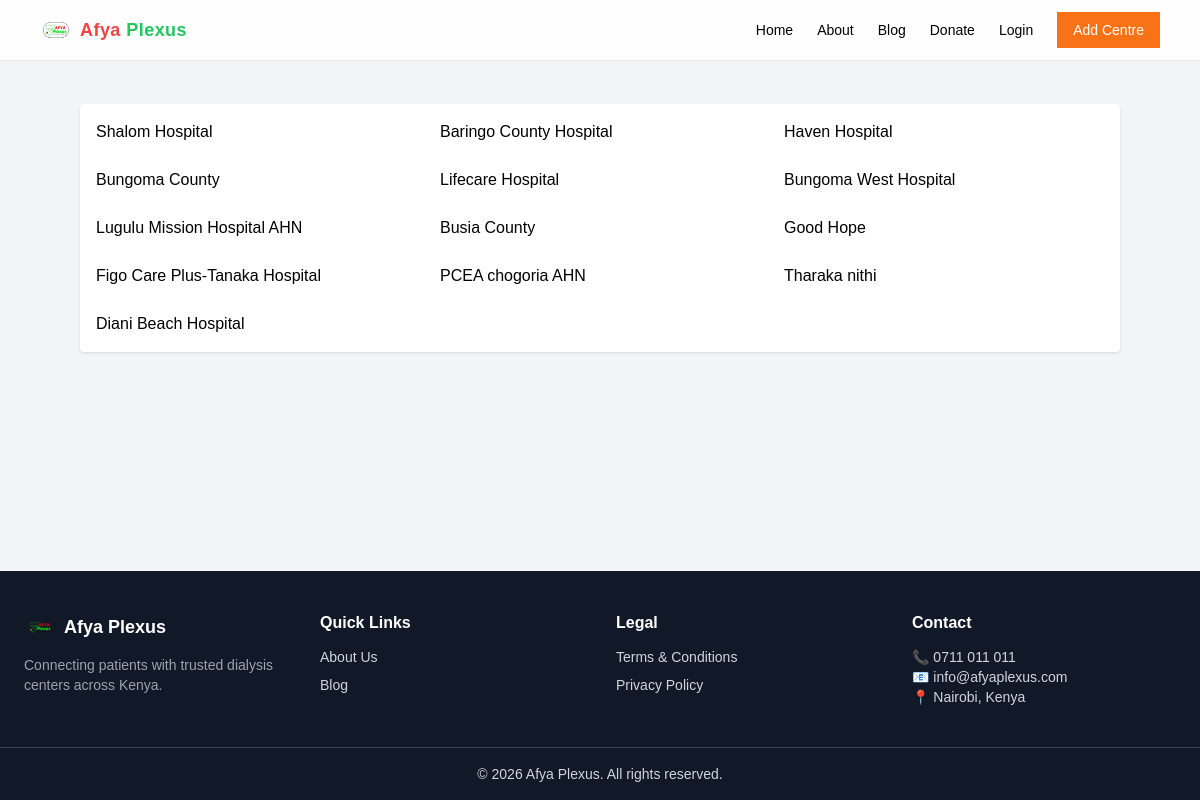
The app's page /hospital_search, older data.
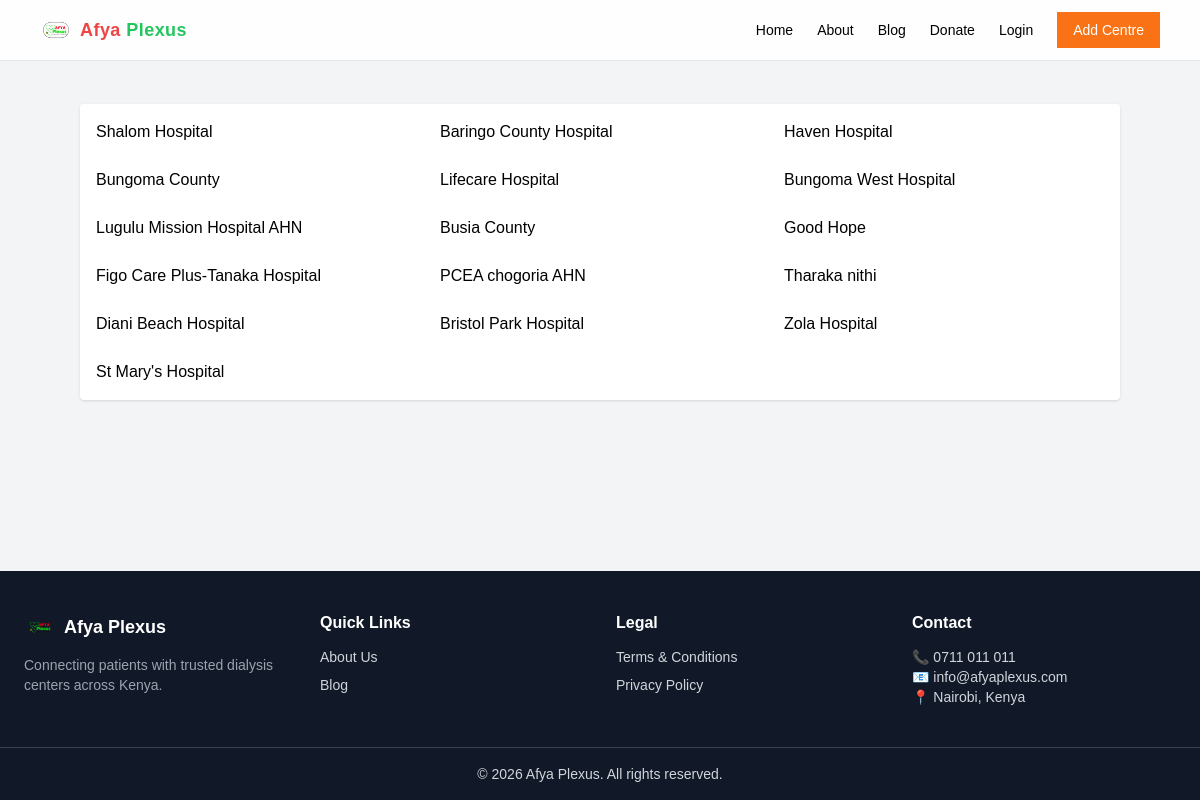
The same page, newer data.
### hospital/models.py (models this page shows, shortened)
class Hospital(models.Model):
	id = models.UUIDField(primary_key=True, default=uuid.uuid1, editable=False)
	name = models.CharField(max_length=200)
	mobile_number = models.CharField(max_length=20,default="-")
	alternative_number = models.CharField(max_length=20,default="-")
	email_address = models.CharField(max_length=100,default="-")
	website =models.CharField(max_length=100,null=True,blank=True)
	centre_type = models.CharField(max_length=200,default='Public')
	mobile_pysical = models.CharField(max_length=20,default='Physical')
	county = models.CharField(max_length=20,null=True,blank=True)
	constituent = models.CharField(max_length=20,null=True,blank=True)
	location = models.TextField(null=True,blank=True)
	google_pin = models.CharField(max_length=50,null=True,blank=True)
	ward = models.CharField(max_length=20,null=True,blank=True)
	description = models.TextField(null=True,blank=True)
	date = models.DateField(default=timezone.now)
	user = models.ForeignKey(User, related_name='hospital', on_delete=models.SET_NULL,null=True,blank=True)
	status = models.CharField(max_length=20,default='active')
	image = models.FileField(upload_to='hospital/%Y/%m/%d/'')/%Y/%m/%d/',blank=True,null=True)
	latitude = models.FloatField(null=True, blank=True)
	longitude = models.FloatField(null=True, blank=True)
	def __str__(self):
		return self.name

### hospital/views.py (the view, shortened to what this page needs)
# urls.py: path('hospital_search', views.hospital_search, name='hospital_search'),
def hospital_search(request):
    hospitals = Hospital.objects.all()
    query = request.GET.get('q')
    user_lat = request.GET.get('lat')
    user_lng = request.GET.get('lng')
    if query:
        hospitals = hospitals.filter(
            Q(name__icontains=query) |
            Q(location__icontains=query)
        )
    context = {
        'hospital': hospitals
    }
    print(context)
    return render(request, 'hospital/hospital_search.html', context)

### hospital/templates/hospital/hospital_search.html
{% extends 'base.html' %}
{% load static %}
{% load humanize %}
{% block content %}
<div class="lg:px-10 py-6">
  <div class="grid lg:grid-cols-3 gap-6 bg-white p-4 rounded shadow">
    {% for hospital in hospital %}
      <p> {{hospital.name}}</a></p>
    {% endfor %}
  </div>
</div>
{% endblock %}

Row changes from the older to the newer data that the page shows:
added Hospital: name "Bristol Park Hospital"
added Hospital: name "Zola Hospital"
added Hospital: name "St Mary's Hospital"
